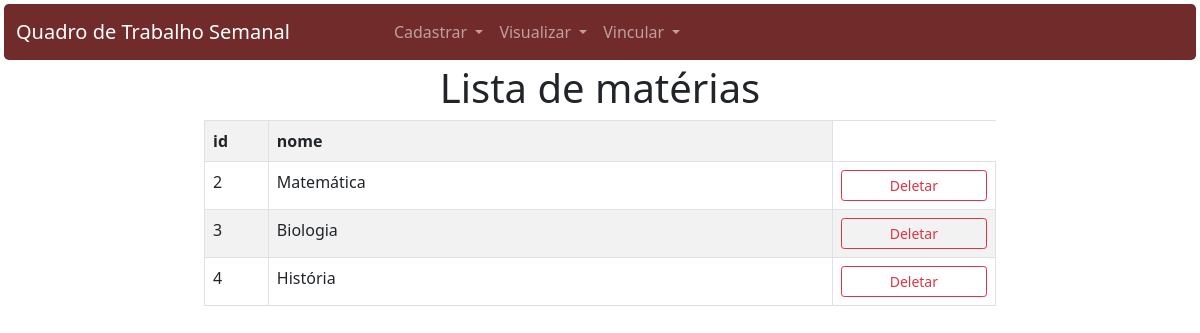
/listar_materia/, run on an earlier commit of the app's database.
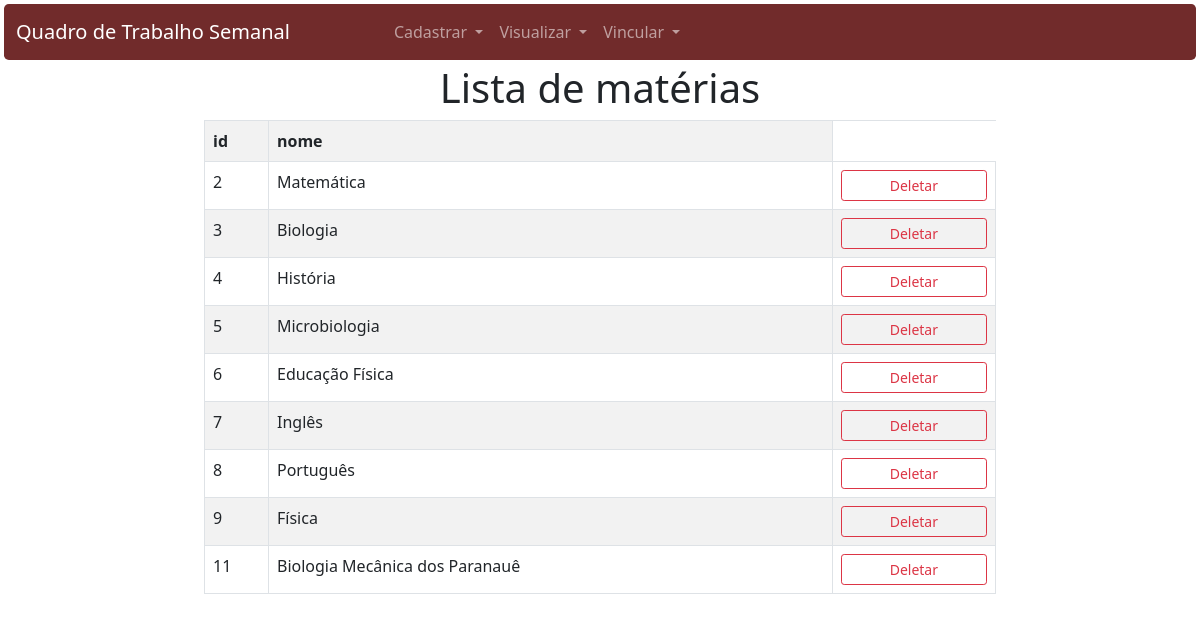
And on a later commit of the database.
### app_qts/models.py (models this page shows)
class Materia(models.Model):
    id_materia = models.AutoField(primary_key=True)
    nome = models.TextField(max_length=255)

### app_qts/views.py (the view)
# urls.py: path('listar_materia/',views.listar_materia,name="listar_materia"),
def listar_materia(request):
    context = {
        'materia': Materia.objects.all(),
        'materia_professor': Materia_Professor.objects.all()
    }
    return render(request,'qts/listagem/materias.html',context)

### app_qts/templates/qts/listagem/materias.html
{% extends 'qts/base.html' %}
{% block conteudo %}
<div class="row text-center">
    <h1>Lista de matérias</h1>
</div>
<div class="row">
    <div class="col"></div>
    <div class="col-8 justify-content-center">
        <table class="table table-bordered table-striped table-hover professor-column">
            <tr>
                <th class="col-1">id</th>
                <th class="col-9">nome</th>
            </tr>
            {% for materia in materia %}
                <tr>
                    <td>{{materia.id_materia}}</td>
                    <td>{{materia.nome}}</td>
                    <td>
                        {% if materia.id_materia %}
                            <a href=" {% url 'deletar_materia' materia.id_materia %} " class="btn btn-outline-danger btn-sm px-5">Deletar</a>
                        {% endif %}
                    </td>
                </tr>
            {% endfor %}
        </table>
    </div>
    <div class="col"></div>
</div>
{% endblock %}

What changed in the data, as far as the page shows it:
added Materia: id_materia "5", nome "Microbiologia", shows "Deletar"
added Materia: id_materia "6", nome "Educação Física", shows "Deletar"
added Materia: id_materia "7", nome "Inglês", shows "Deletar"
added Materia: id_materia "8", nome "Português", shows "Deletar"
added Materia: id_materia "9", nome "Física", shows "Deletar"
added Materia: id_materia "11", nome "Biologia Mecânica dos Paranauê", shows "Deletar"
